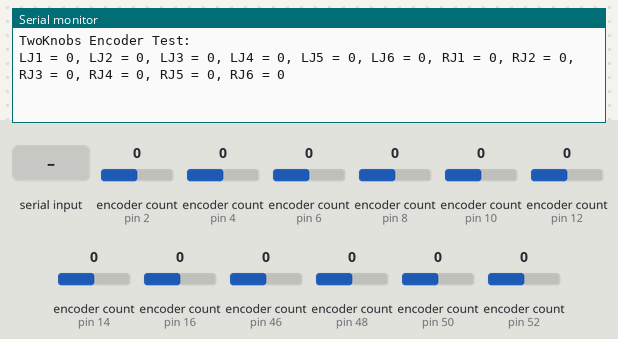
Bench run of a sketch on a simulated Arduino Mega 2560, built with avr-gcc and run on an emulated ATmega2560. On the bench: the last lines printed to the serial monitor. Inputs (shaded band) come from the test bench; at power-on: encoder count (sensors on pin 2, pin 4, pin 6, pin 8, pin 10, pin 12, pin 14, pin 16, pin 46, pin 48, pin 50, pin 52) 0.

Above: at 1.2 s.
1.3 s: "1" received over Serial
At 2.3 s:
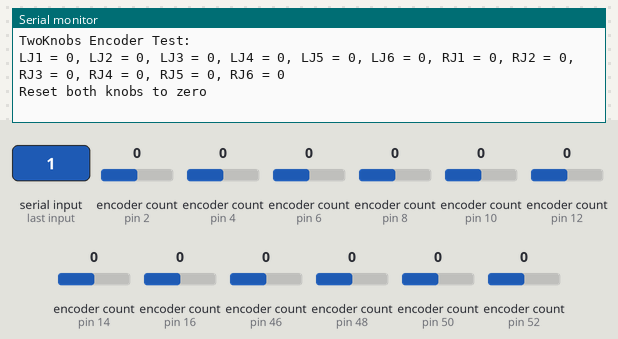
2.8 s: encoder count (sensor on pin 2) set to 1
At 3.5 s:
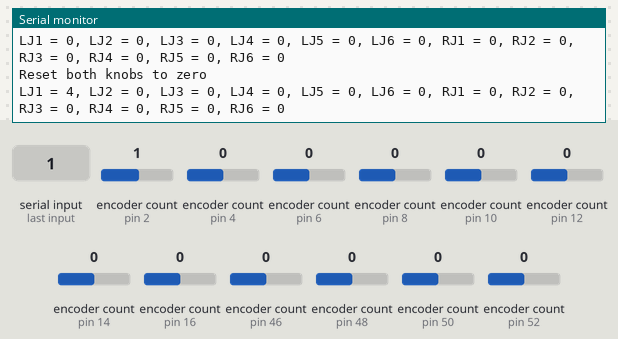
4.3 s: encoder count (sensor on pin 4) set to 1
At 5.5 s:
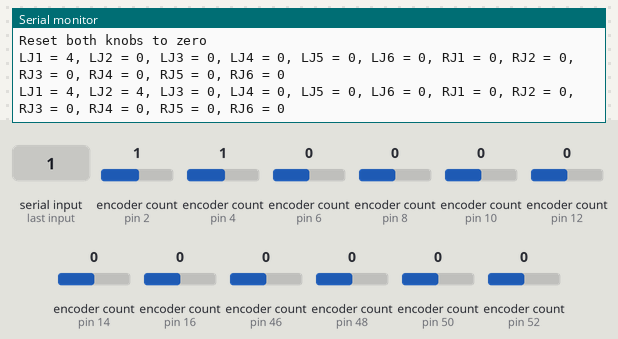
5.8 s: encoder count (sensor on pin 6) set to 1
At 6.9 s:
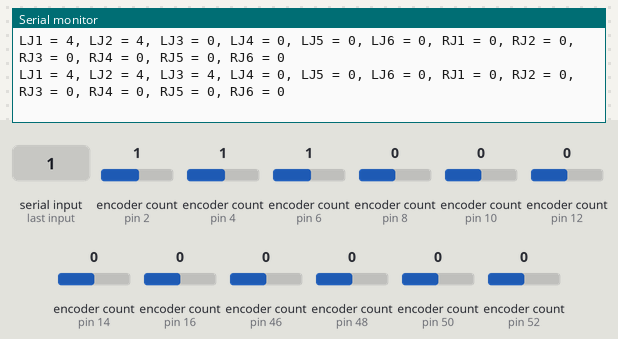
7.3 s: encoder count (sensor on pin 8) set to 1
At 8.1 s:
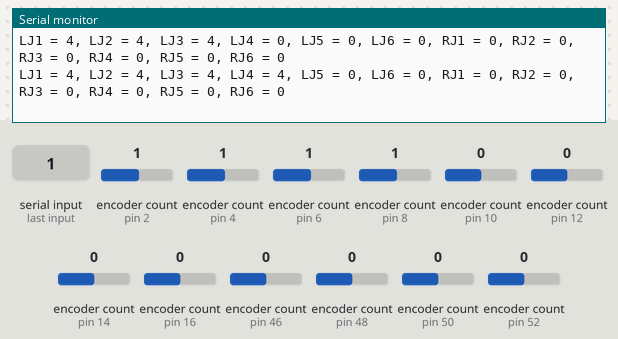
8.8 s: encoder count (sensor on pin 10) set to 1
At 9.2 s:
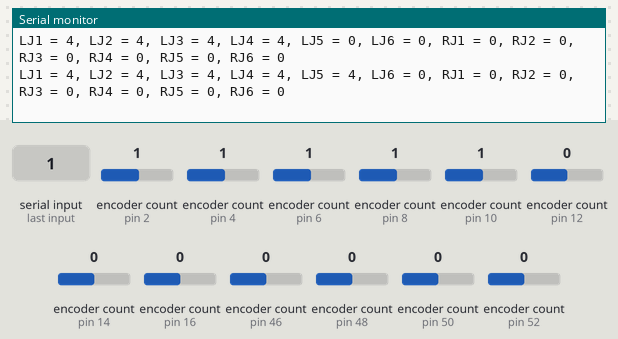

Measured:
- after the input at 1.3 s, the serial monitor: prints a new line at once (image 1)
- after the input at 2.8 s, the serial monitor: prints a new line at once (image 2)
- after the input at 4.3 s, the serial monitor: prints a new line at once (image 3)
- after the input at 5.8 s, the serial monitor: prints a new line at once (image 4)
- after the input at 7.3 s, the serial monitor: prints a new line at once (image 5)
- after the input at 8.8 s, the serial monitor: prints a new line at once (image 6)

The sketch:

ar2_no_input_with_encoder.ino
```cpp
#include <Encoder.h>
#include <AccelStepper.h>
#include <MultiStepper.h>


//需要从机械臂的后面看左右 L为left R为right
// Joint 1
#define LJ1_STEP_PIN 22
#define LJ1_DIR_PIN 23

// Joint 2
#define LJ2_STEP_PIN 24
#define LJ2_DIR_PIN 25

// Joint 3
#define LJ3_STEP_PIN 26
#define LJ3_DIR_PIN 27

// Joint 4
#define LJ4_STEP_PIN 28
#define LJ4_DIR_PIN 29

// Joint 5
#define LJ5_STEP_PIN 30
#define LJ5_DIR_PIN 31

// Joint 6
#define LJ6_STEP_PIN 32
#define LJ6_DIR_PIN 33
//
// Joint 1
#define RJ1_STEP_PIN 34
#define RJ1_DIR_PIN 35

// Joint 2
#define RJ2_STEP_PIN 36
#define RJ2_DIR_PIN 37

// Joint 3
#define RJ3_STEP_PIN 38
#define RJ3_DIR_PIN 39

// Joint 4
#define RJ4_STEP_PIN 40
#define RJ4_DIR_PIN 41

// Joint 5
#define RJ5_STEP_PIN 42
#define RJ5_DIR_PIN 43

// Joint 6
#define RJ6_STEP_PIN 44
#define RJ6_DIR_PIN 45

Encoder LJ1encoder(2,3);
Encoder LJ2encoder(4,5);
Encoder LJ3encoder(6,7);
Encoder LJ4encoder(8,9);
Encoder LJ5encoder(10,11);
Encoder LJ6encoder(12,13);

Encoder RJ1encoder(46,47);
Encoder RJ2encoder(48,49);
Encoder RJ3encoder(50,51);
Encoder RJ4encoder(52,53);
Encoder RJ5encoder(16,17);
Encoder RJ6encoder(14,15);

// EG X-Y position bed driven by 2 steppers
// Alas its not possible to build an array of these with different pins for each :-(
AccelStepper joint1(1,LJ1_STEP_PIN, LJ1_DIR_PIN);
AccelStepper joint2(1,LJ2_STEP_PIN, LJ2_DIR_PIN);
AccelStepper joint3(1,LJ3_STEP_PIN, LJ3_DIR_PIN);
AccelStepper joint4(1,LJ4_STEP_PIN, LJ4_DIR_PIN);
AccelStepper joint5(1,LJ5_STEP_PIN, LJ5_DIR_PIN);
AccelStepper joint6(1,LJ6_STEP_PIN, LJ6_DIR_PIN);

AccelStepper joint7(1,RJ1_STEP_PIN, RJ1_DIR_PIN);
AccelStepper joint8(1,RJ2_STEP_PIN, RJ2_DIR_PIN);
AccelStepper joint9(1,RJ3_STEP_PIN, RJ3_DIR_PIN);
AccelStepper joint10(1,RJ4_STEP_PIN, RJ4_DIR_PIN);
AccelStepper joint11(1,RJ5_STEP_PIN, RJ5_DIR_PIN);
AccelStepper joint12(1,RJ6_STEP_PIN, RJ6_DIR_PIN);
MultiStepper steppers1;
MultiStepper steppers2;

long positionLJ1 = -999;
long positionLJ2 = -999;
long positionLJ3 = -999;
long positionLJ4 = -999;
long positionLJ5 = -999;
long positionLJ6 = -999;

long positionRJ1 = -999;
long positionRJ2 = -999;
long positionRJ3 = -999;
long positionRJ4 = -999;
long positionRJ5 = -999;
long positionRJ6 = -999;

long newLJ1,newLJ2,newLJ3,newLJ4,newLJ5,newLJ6,newRJ1,newRJ2,newRJ3,newRJ4,newRJ5,newRJ6;


void setup() {
  Serial.begin(2000000);
  Serial.println("TwoKnobs Encoder Test:");

  // Configure each stepper 后面的注释是 最大速度 走了多少
  joint1.setMaxSpeed(100);//         10000   13000
  joint2.setMaxSpeed(150);//          1500    2500
  joint3.setMaxSpeed(250);//          2500    1300
  joint4.setMaxSpeed(100);//         10000    1200
  joint5.setMaxSpeed(30);//          3000    500
  joint6.setMaxSpeed(30);

    // Configure each stepper 后面的注释是 最大速度 走了多少
  joint7.setMaxSpeed(100);//         10000   13000
  joint8.setMaxSpeed(150);//          1500    2500
  joint9.setMaxSpeed(250);//          2500    1300
  joint10.setMaxSpeed(100);//         10000    1200
  joint11.setMaxSpeed(30);//          3000    500
  joint12.setMaxSpeed(30);

  // Then give them to MultiStepper to manage
  steppers1.addStepper(joint1);
  steppers1.addStepper(joint2);
  steppers1.addStepper(joint3);
  steppers1.addStepper(joint4);
  steppers1.addStepper(joint5);
  steppers1.addStepper(joint6);

  steppers2.addStepper(joint7);
  steppers2.addStepper(joint8);
  steppers2.addStepper(joint9);
  steppers2.addStepper(joint10);
  steppers2.addStepper(joint11);
  steppers2.addStepper(joint12);

}
  long positions1[6];
  long positions2[6];

void loop() {
 // long positions1[6]; // Array of desired stepper positions

 /* positions1[0] = 400;
  positions1[1] = 0;
  positions1[2] = 0;
  positions1[3] = 0;
  positions1[4] = 0;
  positions1[5] = 0;*/
/*
  positions1[0] += -5;
  positions1[1] += 1;
  positions1[2] += 1;
  positions1[3] += 1;
  positions1[4] += -1;
  positions1[5] += 1;

  positions2[0] += -5;
  positions2[1] += 1;
  positions2[2] += 1;
  positions2[3] += 1;
  positions2[4] += -1;
  positions2[5] += 1;
  steppers1.moveTo(positions1);
  steppers1.run();

  steppers2.moveTo(positions2);
  steppers2.run();*/

  newLJ1 = LJ1encoder.read();
  newLJ2 = LJ2encoder.read();
  newLJ3 = LJ3encoder.read();
  newLJ4 = LJ4encoder.read();
  newLJ5 = LJ5encoder.read();
  newLJ6 = LJ6encoder.read();

  newRJ1 = RJ1encoder.read();
  newRJ2 = RJ2encoder.read();
  newRJ3 = RJ3encoder.read();
  newRJ4 = RJ4encoder.read();
  newRJ5 = RJ5encoder.read();
  newRJ6 = RJ6encoder.read();


   if (newLJ1!= positionLJ1||newLJ2!=positionLJ2||newLJ3!= positionLJ3||newLJ4!=positionLJ4||newLJ5!= positionLJ5||newLJ6!=positionLJ6||newRJ1!= positionRJ1||newRJ2!=positionRJ2||newRJ3!= positionRJ3||newRJ4!=positionRJ4||newRJ5!= positionRJ5||newRJ6!=positionRJ6) {
    Serial.print("LJ1 = ");
    Serial.print(newLJ1);
    Serial.print(", LJ2 = ");
    Serial.print(newLJ2);
    Serial.print(", LJ3 = ");
    Serial.print(newLJ3);
    Serial.print(", LJ4 = ");
    Serial.print(newLJ4);
    Serial.print(", LJ5 = ");
    Serial.print(newLJ5);
    Serial.print(", LJ6 = ");
    Serial.print(newLJ6);

    Serial.print(", RJ1 = ");
    Serial.print(newRJ1);
    Serial.print(", RJ2 = ");
    Serial.print(newRJ2);
    Serial.print(", RJ3 = ");
    Serial.print(newRJ3);
    Serial.print(", RJ4 = ");
    Serial.print(newRJ4);
    Serial.print(", RJ5 = ");
    Serial.print(newRJ5);
    Serial.print(", RJ6 = ");
    Serial.print(newRJ6);
    Serial.println();
    positionLJ1 = newLJ1;
    positionLJ2 = newLJ2;
    positionLJ3 = newLJ3;
    positionLJ4 = newLJ4;
    positionLJ5 = newLJ5;
    positionLJ6 = newLJ6;

    positionRJ1 = newRJ1;
    positionRJ2 = newRJ2;
    positionRJ3 = newRJ3;
    positionRJ4 = newRJ4;
    positionRJ5 = newRJ5;
    positionRJ6 = newRJ6;
  }

   if (Serial.available()) {
    Serial.read();
    Serial.println("Reset both knobs to zero");
    LJ1encoder.write(0);
    LJ2encoder.write(0);
    LJ3encoder.write(0);
    LJ4encoder.write(0);
    LJ5encoder.write(0);
    LJ6encoder.write(0);

    RJ1encoder.write(0);
    RJ2encoder.write(0);
    RJ3encoder.write(0);
    RJ4encoder.write(0);
    RJ5encoder.write(0);
    RJ6encoder.write(0);
  }

  // Move to a different coordinate
/*  positions1[0] = -500;
  positions1[1] = 100;
  positions1[2] = 100;
  positions1[3] = 100;
  positions1[4] = -100;
  positions1[5] = 100;

  steppers1.moveTo(positions1);
  steppers1.runSpeedToPosition();*/
}
```
